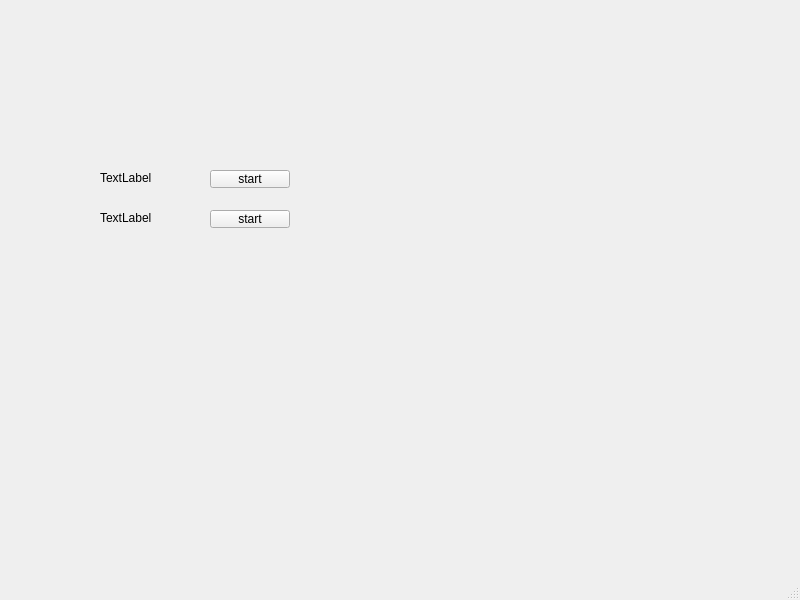
<?xml version="1.0" encoding="UTF-8"?>
<ui version="4.0">
 <class>MainWindow</class>
 <widget class="QMainWindow" name="MainWindow">
  <property name="geometry">
   <rect>
    <x>0</x>
    <y>0</y>
    <width>800</width>
    <height>600</height>
   </rect>
  </property>
  <property name="windowTitle">
   <string>MainWindow</string>
  </property>
  <widget class="QWidget" name="centralwidget">
   <widget class="QLabel" name="timeLabel">
    <property name="geometry">
     <rect>
      <x>100</x>
      <y>170</y>
      <width>101</width>
      <height>16</height>
     </rect>
    </property>
    <property name="text">
     <string>TextLabel</string>
    </property>
   </widget>
   <widget class="QPushButton" name="loopBtn_2">
    <property name="geometry">
     <rect>
      <x>210</x>
      <y>210</y>
      <width>80</width>
      <height>18</height>
     </rect>
    </property>
    <property name="text">
     <string>start</string>
    </property>
   </widget>
   <widget class="QLabel" name="timeLabel_2">
    <property name="geometry">
     <rect>
      <x>100</x>
      <y>210</y>
      <width>101</width>
      <height>16</height>
     </rect>
    </property>
    <property name="text">
     <string>TextLabel</string>
    </property>
   </widget>
   <widget class="QPushButton" name="loopBtn">
    <property name="geometry">
     <rect>
      <x>210</x>
      <y>170</y>
      <width>80</width>
      <height>18</height>
     </rect>
    </property>
    <property name="text">
     <string>start</string>
    </property>
   </widget>
  </widget>
  <widget class="QMenuBar" name="menubar">
   <property name="geometry">
    <rect>
     <x>0</x>
     <y>0</y>
     <width>800</width>
     <height>17</height>
    </rect>
   </property>
  </widget>
  <widget class="QStatusBar" name="statusbar"/>
 </widget>
 <resources/>
 <connections/>
</ui>
